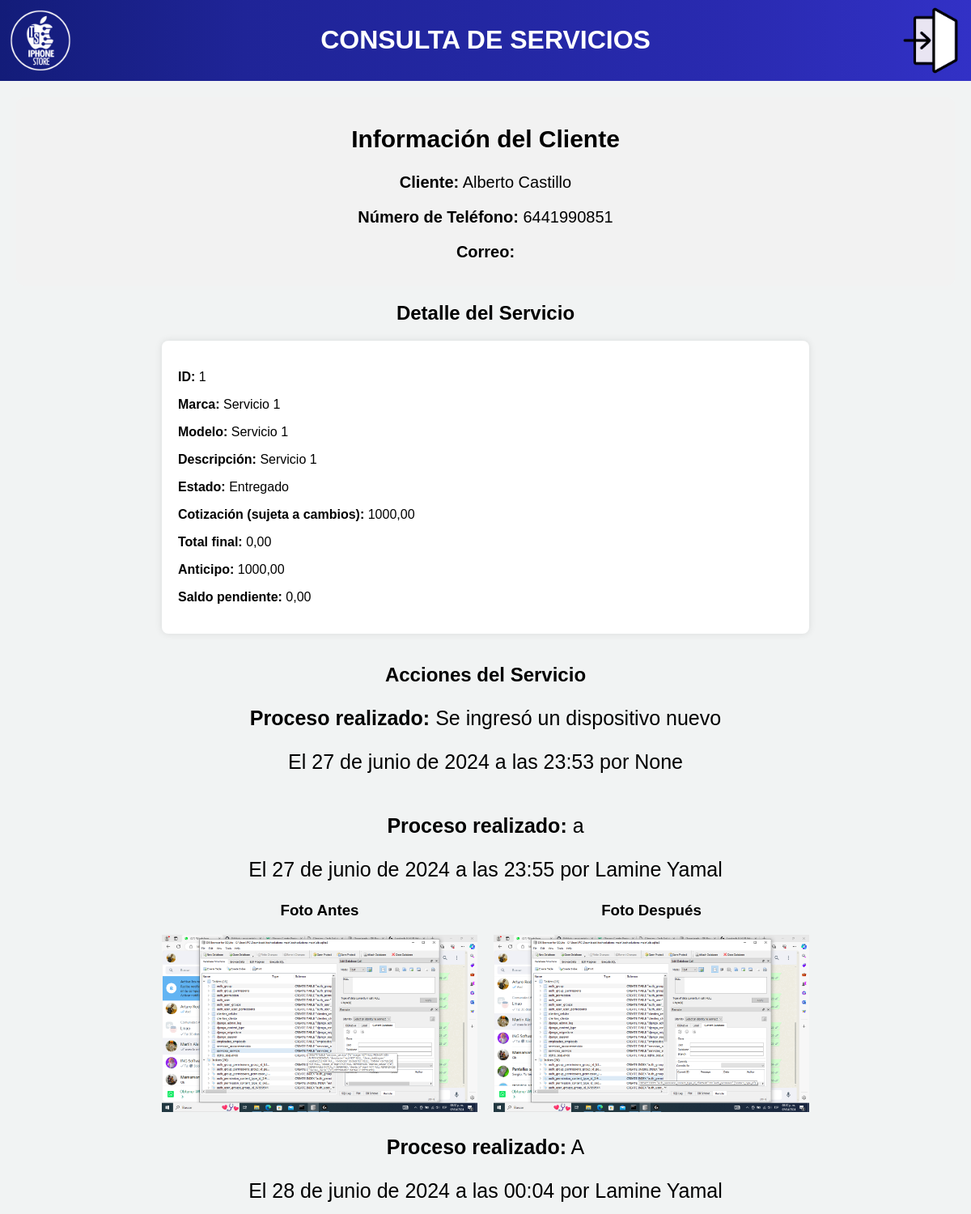
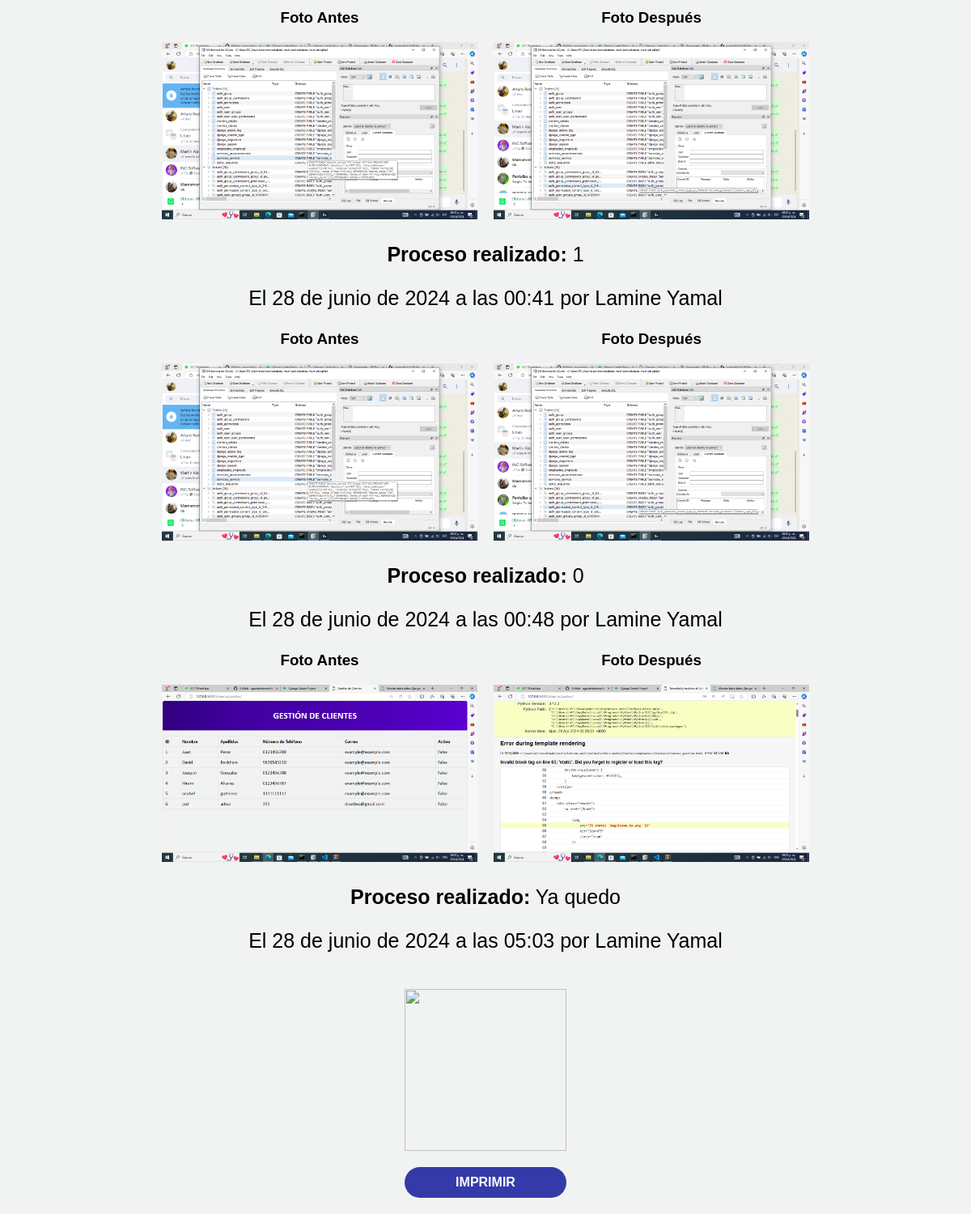
The page /servicios/consulta/1/ (signed in) on the database its author committed (2 pictures, top to bottom).
### apps/servicios/models.py (models this page shows)
class Servicio(models.Model):
    ESTADO_CHOICES = (
        ('ingresado', 'Ingresado'),
        ('en_proceso', 'En Proceso'),
        ('finalizado', 'Finalizado'),
        ('entregado', 'Entregado'),
    )
    cliente = models.ForeignKey(Cliente, on_delete=models.CASCADE, null=False)
    celular = models.ForeignKey(Celular, on_delete=models.CASCADE, null=False)
    descripcion = models.TextField()
    cotizacion = models.DecimalField(max_digits=10, decimal_places=2)
    estado = models.CharField(max_length=20, choices=ESTADO_CHOICES, default='ingresado')
    pagado = models.BooleanField(default=False)
    anticipo = models.DecimalField(max_digits=10, decimal_places=2, default=0.00)  # Nuevo campo para el anticipo
    activo = models.BooleanField(default=True)
    total = models.DecimalField(max_digits=10, decimal_places=2, default=0.00)
    @property
    def saldo_pendiente(self):
        return self.cotizacion - self.anticipo

class AccionesServicio(models.Model):
    ESTADO_CHOICES = (
        ('ingresado', 'Ingresado'),
        ('en_proceso', 'En Proceso'),
        ('finalizado', 'Finalizado'),
        ('entregado', 'Entregado'),
    )
    servicio = models.ForeignKey(Servicio, on_delete=models.CASCADE)
    empleado = models.ForeignKey(Empleado, on_delete=models.SET_NULL, null=True, blank=True)
    descripcion = models.TextField(blank=True, null=True)
    costo = models.DecimalField(max_digits=10, decimal_places=2, null=True, blank=True)
    fecha = models.DateTimeField(default=timezone.now)
    foto_antes = models.ImageField(upload_to='fotos_antes/', null=True, blank=True)
    foto_despues = models.ImageField(upload_to='fotos_despues/', null=True, blank=True)
    estado = models.CharField(max_length=20, choices=ESTADO_CHOICES, default='ingresado')
    activo = models.BooleanField(default=True)

### apps/clientes/models.py (models this page shows, shortened)
class Cliente(models.Model):
    nombre = models.CharField(max_length=100)
    apellidos = models.CharField(max_length=100)
    num_telefono = models.CharField(max_length=10)
    activo = models.BooleanField(default=True)

class Celular(models.Model):
    cliente = models.ForeignKey(Cliente, on_delete=models.CASCADE, related_name='celulares')
    imei = models.CharField(max_length=15, blank=True, null=True)
    marca = models.CharField(max_length=100)
    modelo = models.CharField(max_length=100)
    clave_desbloqueo = models.CharField(max_length=20)

### apps/empleados/models.py (models this page shows)
class Empleado(models.Model):
    CARGO_CHOICES = (
        ('gerente', 'Gerente'),
        ('tecnico', 'Técnico'),
        ('asistente', 'Asistente'),
    )
    usuario = models.OneToOneField(User, on_delete=models.CASCADE, related_name='empleado')
    nombre = models.CharField(max_length=100)
    apellidos = models.CharField(max_length=100)
    num_telefono = models.CharField(max_length=10, blank=True, null=True)
    rfc = models.CharField(max_length=13)
    cargo = models.CharField(max_length=25, choices=CARGO_CHOICES, default='tecnico')
    activo = models.BooleanField(default=True)
    def __str__(self):
        return f"{self.nombre} {self.apellidos}"

### apps/servicios/views.py (the view)
# urls.py: path('servicios/consulta/<int:id>/', views.servicios_consulta, name='servicios_consulta'),
@login_required()
def servicios_consulta(request, id):
    try:
        servicio = Servicio.objects.get(id=id)
        acciones = AccionesServicio.objects.filter(servicio=servicio)
    except Servicio.DoesNotExist:
        return render(request, 'error.html', {'error': 'Servicio no encontrado'})
    return render(request, 'servicios_consulta.html', {
        'servicio': servicio,
        'cliente': servicio.cliente,
        'celular': servicio.celular,
        'acciones': acciones
    })

### templates/servicios_consulta.html (shortened to what this page needs)
{% load static %}
<!DOCTYPE html>
<html lang="es">
<head>
    <link rel="stylesheet" href="{% static 'css/servicios_form.css' %}">
</head>
<body>
    <div class="header">
        <a href="/home"><img src="{% static 'img/icono_ts.png' %}" alt="IconoTS" class="icon"></a>
        <h1>CONSULTA DE SERVICIOS</h1>
        <a href="{% url 'logout' %}">
            <img src="{% static 'img/logout_ts.png' %}" alt="LogoutTS" class="icon-right" />
        </a>
    </div>
    <div class="print-area">
        <div class="info-cliente">
            <h2>Información del Cliente</h2>
            <p><strong>Cliente:</strong> {{ servicio.cliente.nombre }} {{ servicio.cliente.apellidos }}</p>
            <p><strong>Número de Teléfono:</strong> {{ servicio.cliente.num_telefono }}</p>
            <p><strong>Correo:</strong> {{ servicio.cliente.correo }}</p>
        </div>
        <div class="info-servicios">
            <h2>Detalle del Servicio</h2>
            <div class="servicio">
                <p><strong>ID:</strong> {{ servicio.id }}</p>
                <p><strong>Marca:</strong> {{ servicio.celular.marca }}</p>
                <p><strong>Modelo:</strong> {{ servicio.celular.modelo }}</p>
                <p><strong>Descripción:</strong> {{ servicio.descripcion }}</p>
                <p><strong>Estado:</strong> {{ servicio.get_estado_display }}</p>
                <p><strong>Cotización (sujeta a cambios):</strong> {{ servicio.cotizacion }}</p>
                <p><strong>Total final:</strong> {{ servicio.total }}</p>
                <p><strong>Anticipo:</strong> {{ servicio.anticipo }}</p>
                <p><strong>Saldo pendiente:</strong> {{ servicio.saldo_pendiente }}</p>
            </div>
            <br>
            <h2>Acciones del Servicio</h2>
            <div class="acciones-fotos">
                {% for accion in acciones %}
                    {% if accion.activo %}
                        <p class="proceso-txt"><strong>Proceso realizado:</strong> {{ accion.descripcion }}</p>
                        <p class="proceso-txt">El {{accion.fecha}} por {{accion.empleado}}</p>
                        <div class="accion-par">
                            {% if accion.foto_antes %}
                            <div class="accion-foto">
                                <div>
                                    <h3>Foto Antes</h3>
                                    <img src="{{ accion.foto_antes.url }}" alt="Foto antes de la acción">
                                </div>
                            </div>
                            {% endif %}
                            {% if accion.foto_despues %}
                            <div class="accion-foto">
                                <div>
                                    <h3>Foto Después</h3>
                                    <img src="{{ accion.foto_despues.url }}" alt="Foto después de la acción">
                                </div>
                            </div>
                            {% endif %}
                        </div>
                    {% endif %}
                {% endfor %}
            </div>
            <div id="qr-code"></div>
        </div>
    </div>
    <button id="print-button" onclick="window.print()">IMPRIMIR</button>
</body>
</html>

### static/css/servicios_form.css (style rules this page uses)
body { margin: 0; padding: 0; font-family: Calibri; background-color: #f1f3f3; }
.header { background: linear-gradient( to right, #131c79, #1f2497, #2327a2, #292ab0, #3231c6 ); color: #fff; padding: 10px; text-align: center; margin-bottom: 20px; }
.icon, .icon-right { position: absolute; top: 0; width: 100px; height: 100px; padding: 0; box-sizing: border-box; }
.icon { left: 0; }
.icon-right { right: 0; }

### templates/servicios_consulta.html (style rules this page uses)
body { margin: 0; padding: 0; font-family: Calibri, sans-serif; background-color: #f1f3f3; }
.header { background-color: #333; color: white; padding: 10px; text-align: center; }
.info-cliente { margin: 20px; padding: 10px; background-color: #f2f2f2; border-radius: 10px; }
.info-cliente { text-align: center; font-size: 20px; }
.info-servicios { text-align: center; margin: 0 auto; max-width: 800px; }
.servicio { text-align: left; padding: 20px; background-color: #fff; border-radius: 8px; box-shadow: 0 0 10px rgba(0, 0, 0, 0.1); }
.proceso-txt { text-align: center; font-size: 25px; }
#qr-code { width: 200px; height: 200px; margin: 20px auto; display: block; }
.acciones-fotos { margin-top: 20px; }
.accion-par { display: flex; justify-content: space-between; margin-bottom: 20px; }
.accion-foto { width: calc(50% - 10px); box-sizing: border-box; }
.accion-foto h3 { margin-top: 0; }
.accion-foto img { width: 100%; height: auto; max-width: 100%; }
#print-button { display: block; width: 200px; margin: 20px auto; padding: 10px; background-color: #343ba8; color: white; text-align: center; border: none; border-radius: 20px; cursor: pointer; font-size: 16px; font-weight: bold; }

### rows shown on the page
Servicio: cliente.nombre "Alberto", cliente.apellidos "Castillo", cliente.num_telefono "6441990851", id "1", celular.marca "Servicio 1", celular.modelo "Servicio 1", descripcion "Servicio 1", estado "Entregado", cotizacion "1000,00", total "0,00", anticipo "1000,00", saldo_pendiente "0,00"
AccionesServicio: descripcion "Se ingresó un dispositivo nuevo", fecha "27 de junio de 2024 a las 23:53", empleado "None"
AccionesServicio: descripcion "a", fecha "27 de junio de 2024 a las 23:55", empleado "Lamine Yamal", foto_antes (picture), foto_despues (picture)
AccionesServicio: descripcion "A", fecha "28 de junio de 2024 a las 00:04", empleado "Lamine Yamal", foto_antes (picture), foto_despues (picture)
AccionesServicio: descripcion "1", fecha "28 de junio de 2024 a las 00:41", empleado "Lamine Yamal", foto_antes (picture), foto_despues (picture)
AccionesServicio: descripcion "0", fecha "28 de junio de 2024 a las 00:48", empleado "Lamine Yamal", foto_antes (picture), foto_despues (picture)
AccionesServicio: descripcion "Ya quedo", fecha "28 de junio de 2024 a las 05:03", empleado "Lamine Yamal"
